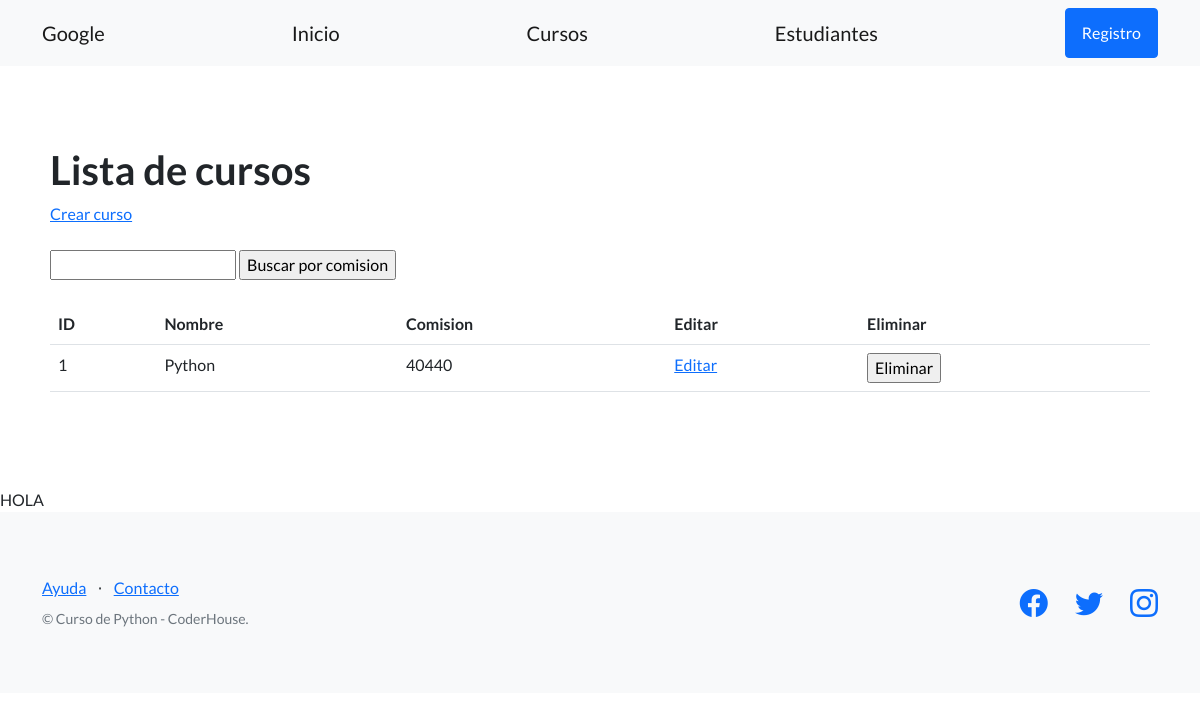
The page /estudios/cursos/ on the database as committed earlier.
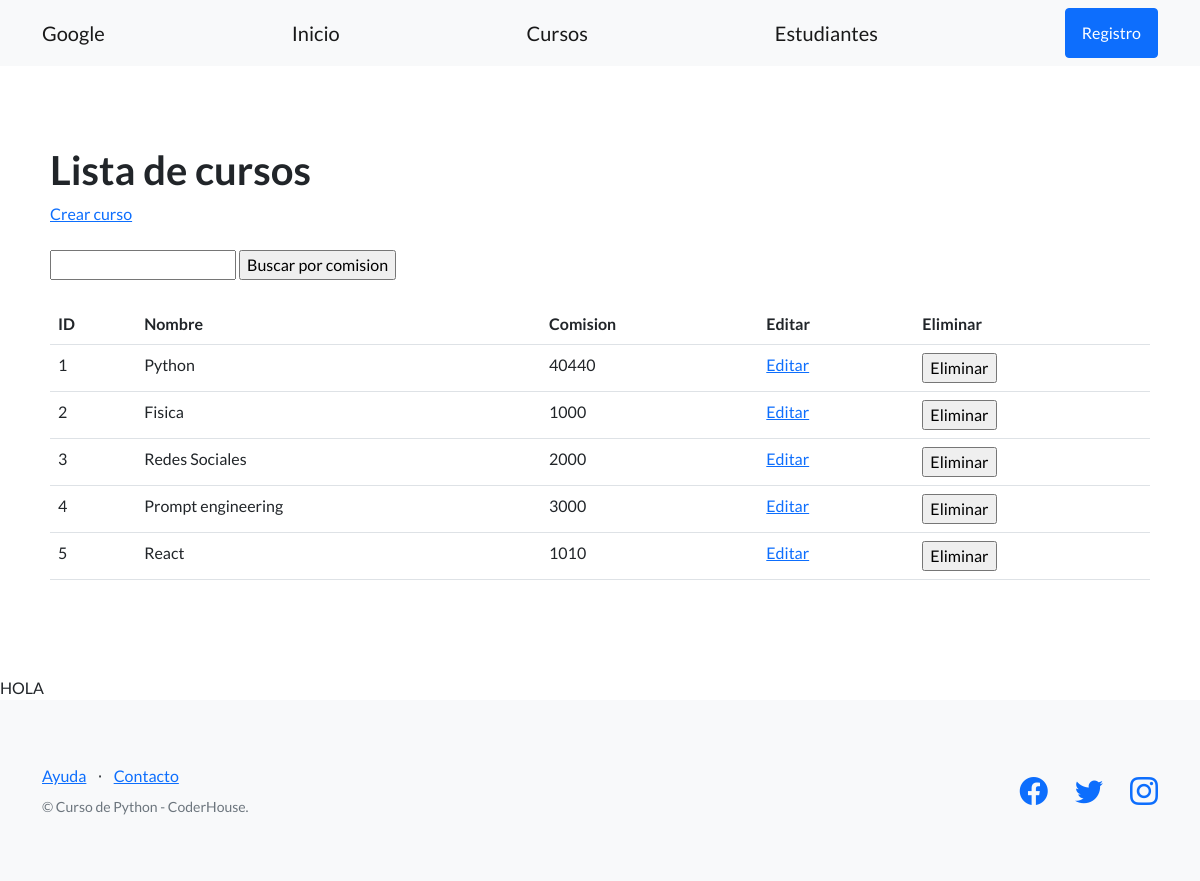
The same page on the database as committed later.
### control_estudios/models.py (models this page shows, shortened)
class Curso(models.Model):
    nombre = models.CharField(max_length=164) #Equivalente de str
    comision = models.IntegerField() # Equivalente de int

### control_estudios/views.py (the view)
# urls.py: path("cursos/", listar_cursos, name="lista_cursos"),
def listar_cursos(request):
    contexto = {
        "cursos": Curso.objects.all(),
    }
    http_response = render(
        request = request,
        template_name='control_estudios/lista_cursos.html',
        context = contexto,
    )
    return http_response

### control_estudios/templates/control_estudios/lista_cursos.html (shortened to what this page needs)
{% extends "control_estudios/base.html" %}
{% block contenido %}
<section>
    <div>
        <h1>Lista de cursos</h1>
        <a href="{% url 'crear_curso' %}">Crear curso</a>
        <br><br>
        <form action="{% url 'buscar_cursos' %}" method="post">
            <input type="text" name="busqueda">
            <input type="submit" value="Buscar por comision">
        </form>
        <br>
        <table class="table">
            <tbody>
                <tr>
                    <th>ID</th>
                    <th>Nombre</th>
                    <th>Comision</th>
                    <th>Editar</th>
                    <th>Eliminar</th>
                </tr>
                {% for curso in cursos %}
                <tr>
                    <td>{{ curso.id }} </td>
                    <td>{{ curso.nombre }} </td>
                    <td>{{ curso.comision }} </td>
                    <td>
                        <a href="{% url 'editar_curso' curso.id %}">Editar</a>
                    </td>
                    <td>
                        <form action="{% url 'eliminar_curso' curso.id %}" method="post">
                        <input type="submit" value="Eliminar">
                        </form>
                    </td>
                </tr>
                {% endfor %}
            </tbody>
        </table>
    </div>
</section>
{% endblock contenido %}

### control_estudios/templates/control_estudios/base.html (shortened to what this page needs)
{% load static %}
<!DOCTYPE html>
<html lang="en">
    <head>
        <link href="https://cdn.jsdelivr.net/npm/bootstrap-icons@1.5.0/font/bootstrap-icons.css" rel="stylesheet" type="text/css" />
        <link href ="{% static 'css/styles.css' %}" rel ="stylesheet" />
    </head>
    <body>
        <nav class="navbar navbar-light bg-light static-top">
            <div class="container">
                <a class="navbar-brand" href="https://www.google.com">Google</a>
                <a class="navbar-brand" href="{% url 'inicio' %}">Inicio</a>
                <a class="navbar-brand" href="{% url 'lista_cursos' %}">Cursos</a>
                <a class="navbar-brand" href="{% url 'lista_estudiantes' %}">Estudiantes</a>
                <a class="btn btn-primary" href="#signup">Registro</a>
            </div>
        </nav>
        <section style="padding:80px 50px;">
            {% block contenido %}
            {% endblock contenido %}
        </section>
        <div>HOLA {{ usuario }} </div>
        <footer class="footer bg-light">
            <div class="container">
                <div class="row">
                    <div class="col-lg-6 h-100 text-center text-lg-start my-auto">
                        <ul class="list-inline mb-2">
                            <li class="list-inline-item"><a href="#!">Ayuda</a></li>
                            <li class="list-inline-item">⋅</li>
                            <li class="list-inline-item"><a href="#!">Contacto</a></li>
                        </ul>
                        <p class="text-muted small mb-4 mb-lg-0">&copy; Curso de Python - CoderHouse.</p>
                    </div>
                    <div class="col-lg-6 h-100 text-center text-lg-end my-auto">
                        <ul class="list-inline mb-0">
                            <li class="list-inline-item me-4">
                                <a href="#!"><i class="bi-facebook fs-3"></i></a>
                            </li>
                            <li class="list-inline-item me-4">
                                <a href="https://twitter.com/coderhouse"><i class="bi-twitter fs-3"></i></a>
                            </li>
                            <li class="list-inline-item">
                                <a href="https://www.instagram.com/coderhouse/?hl=es"><i class="bi-instagram fs-3"></i></a>
                            </li>
                        </ul>
                    </div>
                </div>
            </div>
        </footer>
    </body>
</html>

Rows that differ between the two databases and show on the page:
added Curso: id "2", nombre "Fisica", comision "1000"
added Curso: id "3", nombre "Redes Sociales", comision "2000"
added Curso: id "4", nombre "Prompt engineering", comision "3000"
added Curso: id "5", nombre "React", comision "1010"
